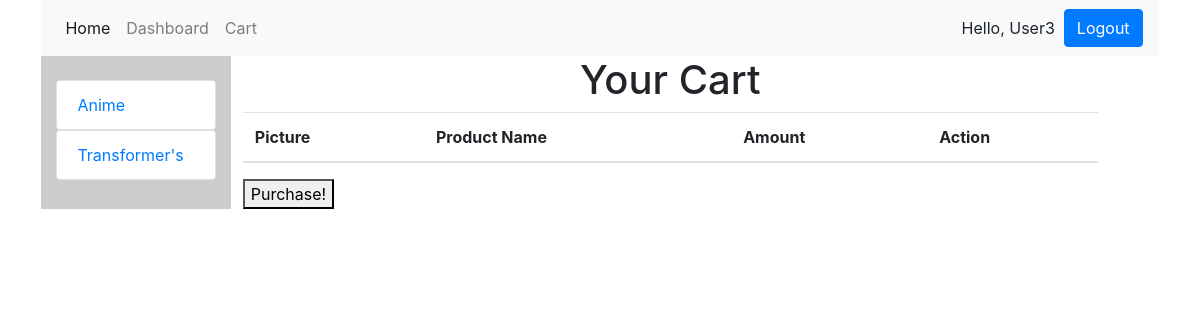
The page /cart (signed in) on the database its author committed.
### store_app/models.py (models this page shows)
class User(models.Model):
    first_name = models.CharField(max_length=255)
    last_name = models.CharField(max_length=255)
    email = models.CharField(max_length=255)
    password = models.CharField(max_length=255)
    level = models.IntegerField(max_length=1, default=1)
    dob = models.DateField()
    address_1 = models.CharField(max_length=255)
    address_2 = models.CharField(max_length=255, default="")
    city = models.CharField(max_length=255)
    state = models.CharField(max_length=255)
    zip = models.IntegerField(max_length=5)
    created_at = models.DateTimeField(auto_now_add=True)
    updated_at = models.DateTimeField(auto_now=True)

class Category(models.Model):
    name = models.CharField(max_length=255)
    product = models.ManyToManyField(Product, related_name="categories")
    created_at = models.DateTimeField(auto_now_add=True)
    updated_at = models.DateTimeField(auto_now=True)

### store_app/views.py (the view)
# urls.py: path('cart', views.cart),
def cart(request):
    if "user_id" not in request.session:
        return redirect ('/login')
    userid = request.session["user_id"]
    user = User.objects.get(id=userid)
    context = {
        "all_categories": Category.objects.all(),
        "cart_products": Cart.objects.filter(user=user)
    }
    return render(request, "cart.html", context)

### store_app/templates/cart.html (shortened to what this page needs)
<!DOCTYPE html>
<html lang="en">
<head>
    <link rel="stylesheet" href="https://maxcdn.bootstrapcdn.com/bootstrap/4.0.0/css/bootstrap.min.css">
    {% load static %}
    <link rel="stylesheet" href="{% static 'css/style.css' %}">
</head>
<body>
    <div class="container">
        <div class="row">
            <div class="col-12 navbartop">
                {% include 'navbar.html' %}
            </div>
        </div>
        <div class="row">
            {% include 'siteviewsidebar.html' %}
            <div class="col-9 main">
                <h1 class="store-header">Your Cart</h1>
                <div class="row">
                    <table class="table">
                        <thead>
                            <tr>
                                <th scope="col">Picture</th>
                                <th scope="col">Product Name</th>
                                <th scope="col">Amount</th>
                                <th scope="col">Action</th>
                            </tr>
                        </thead>
                    </table>
                    <button class="button is-primary" id="submitBtn">Purchase!</button>
                </div>
            </div>
        </div>
    </div>
</body>
</html>

### store_app/templates/navbar.html (shortened to what this page needs)
<nav class="navbar navbar-expand-lg navbar-light bg-light">
    <div class="collapse navbar-collapse" id="navbarSupportedContent">
        <ul class="navbar-nav mr-auto">
            <li class="nav-item active">
                <a class="nav-link" href="/">Home <span class="sr-only">(current)</span></a>
            </li>
            <li class="nav-item">
                <a class="nav-link" href="/dashboard">Dashboard</a>
            </li>
            <li class="nav-item">
                <a class="nav-link" href="/cart">Cart</a>
            </li>
        </ul>
        {% if request.session.user_id %}Hello, {{request.session.username}} &nbsp; <a class="btn btn-primary" href="/logout" role="button">Logout</a>{% else %}<a class="btn btn-primary" href="/register" role="button">Register</a>&nbsp;<a class="btn btn-primary"
            href="/login" role="button">Login</a>{% endif %}
    </div>
</nav>

### store_app/templates/siteviewsidebar.html
<div class="col-2 sidebar">
    <ul class="list-group cat-group">
        {% for category in all_categories %}
        <a href="/cat/{{category.id}}">
            <li class="list-group-item">{{category.name}}</li>
        </a>
        {% endfor %}
    </ul>
</div>

### store_app/static/css/style.css (style rules this page uses)
.sidebar { margin: 0 1%; background-color: #ccc; }
.cat-group { padding: 15% 0; }
.store-header { text-align: center; }
.navbartop { padding: 0 1%; }

### rows shown on the page
User: session.username "User3"
Category: name "Anime"
Category: name "Transformer's"
